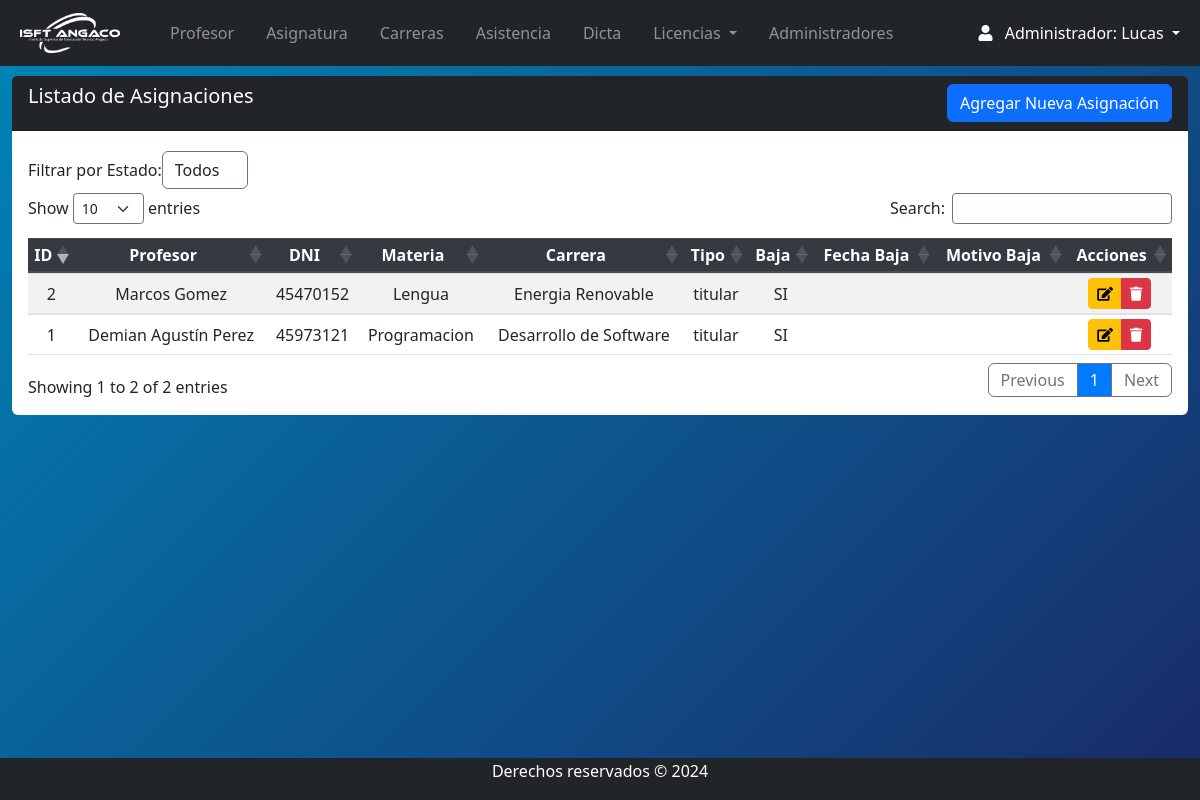
/Views/admin/dicta_index.php (signed in), run on the app's committed database.
### tables this page shows
CREATE TABLE `dicta` (
  `id` int(11) NOT NULL,
  `usuario_id` int(11) DEFAULT NULL,
  `FKmateria` int(11) DEFAULT NULL,
  `tipo` enum('titular','interino','suplente') NOT NULL,
  `Baja` enum('SI','NO') NOT NULL,
  `Fecha_baja` date DEFAULT NULL,
  `motivo_baja` varchar(255) DEFAULT NULL,
  `FK_carrera` int(11) DEFAULT NULL,
  `etapa` varchar(15) NOT NULL
);

CREATE TABLE `usuarios` (
  `id_usuario` int(11) NOT NULL,
  `nombre` varchar(255) NOT NULL,
  `apellido` varchar(255) NOT NULL,
  `dni` varchar(20) NOT NULL,
  `celular` varchar(20) DEFAULT NULL,
  `correo` varchar(255) NOT NULL,
  `password` varchar(255) DEFAULT NULL,
  `direccion` text DEFAULT NULL,
  `foto` varchar(255) DEFAULT NULL,
  `cv` varchar(255) DEFAULT NULL,
  `fechadeingreso` date NOT NULL,
  `fechadebaja` date DEFAULT NULL,
  `etapa` enum('Activo','Inactivo') NOT NULL DEFAULT 'Activo',
  `id_rol` int(11) DEFAULT NULL
);

CREATE TABLE `asignaturas` (
  `id` int(11) NOT NULL,
  `nombre` varchar(255) NOT NULL,
  `cantidaddehoras` int(11) NOT NULL,
  `FK_carrera` int(11) NOT NULL,
  `etapa` enum('Activo','Inactivo') DEFAULT 'Activo'
);

CREATE TABLE `carreras` (
  `id` int(11) NOT NULL,
  `nombre` varchar(255) NOT NULL,
  `descripcion` varchar(255) NOT NULL,
  `etapa` varchar(15) NOT NULL
);

### Views/admin/dicta_index.php (the view, shortened to what this page needs)
<?php
include("../../conn/connection.php");
include("navbar.php");
$db->setAttribute(PDO::ATTR_ERRMODE, PDO::ERRMODE_EXCEPTION);
$etapa = isset($_GET['etapa']) ? $_GET['etapa'] : 'Todos';
$sql = "SELECT d.id, CONCAT(u.nombre, ' ', u.apellido) AS nombre_profesor, u.dni AS dni_profesor, m.nombre AS nombre_materia, c.nombre AS nombre_carrera, d.tipo, d.Baja, d.Fecha_baja, d.motivo_baja, d.etapa
        FROM dicta d
        INNER JOIN usuarios u ON d.usuario_id = u.id_usuario
        INNER JOIN asignaturas m ON d.FKmateria = m.id
        INNER JOIN carreras c ON d.FK_carrera = c.id";
$sql .= " ORDER BY d.id DESC";
$stmt = $db->prepare($sql);
try {
    $stmt->execute();
    $resultado = $stmt->fetchAll(PDO::FETCH_ASSOC);
} catch (PDOException $e) {
    echo "Error en la consulta: " . $e->getMessage();
    exit;
}
?>
<section class="content mt-3">
    <div class="row m-auto">
        <div class="col-sm">
            <div class="card rounded-2 border-0">
                <div class="card-header bg-dark text-white pb-0">
                    <h5 class="d-inline-block">Listado de Asignaciones</h5>
                    <a class="btn btn-primary float-right mb-2" href="dicta_crea.php">Agregar Nueva Asignación</a>
                </div>
                <div class="card-body table-responsive">
                    <form method="get" action="dicta_index.php" class="form-inline justify-content-start my-1">
                        <div class="form-group">
                            <label for="etapa" class="label label-default">Filtrar por Estado: </label>
                            <select name="etapa" id="etapa" class="form-control" onchange="this.form.submit()">
                                <option value="Todos" <?php echo ($etapa === 'Todos') ? 'selected' : ''; ?>>Todos</option>
                            </select>
                        </div>
                    </form>
                    <?php if (empty($resultado)) : ?>
                        <div class="alert alert-info">No hay registros disponibles.</div>
                    <?php else : ?>
                        <table id="example" class="table table-striped table-sm" style="width:100%">
                            <thead class="thead-dark">
                                <tr>
                                    <th>ID</th>
                                    <th>Profesor</th>
                                    <th>DNI</th>
                                    <th>Materia</th>
                                    <th>Carrera</th>
                                    <th>Tipo</th>
                                    <th>Baja</th>
                                    <th>Fecha Baja</th>
                                    <th>Motivo Baja</th>
                                    <th>Acciones</th>
                                </tr>
                            </thead>
                            <tbody>
                                <?php foreach ($resultado as $row) : ?>
                                    <tr>
                                        <td><?php echo htmlspecialchars($row['id']); ?></td>
                                        <td><?php echo htmlspecialchars($row['nombre_profesor']); ?></td>
                                        <td><?php echo htmlspecialchars($row['dni_profesor']); ?></td>
                                        <td><?php echo htmlspecialchars($row['nombre_materia']); ?></td>
                                        <td><?php echo htmlspecialchars($row['nombre_carrera']); ?></td>
                                        <td><?php echo htmlspecialchars($row['tipo']); ?></td>
                                        <td><?php echo htmlspecialchars($row['Baja']); ?></td>
                                        <td><?php echo htmlspecialchars($row['Fecha_baja']); ?></td>
                                        <td><?php echo htmlspecialchars($row['motivo_baja']); ?></td>
                                        <td>
                                            <div class="btn-group">
                                                <a href="dicta_edit.php?id=<?php echo htmlspecialchars($row['id']); ?>" class="btn btn-warning btn-sm"><i class="fas fa-edit"></i></a>
                                                <?php if ($row['etapa'] === 'Inactivo') : ?>
                                                    <button class="btn btn-danger btn-sm" disabled><i class="fas fa-trash"></i></button>
                                                <?php else : ?>
                                                    <button class="btn btn-danger btn-sm" onclick="showBajaModal('<?php echo htmlspecialchars($row['id']); ?>')"><i class="fas fa-trash"></i></button>
                                                <?php endif; ?>
                                            </div>
                                        </td>
                                    </tr>
                                <?php endforeach; ?>
                            </tbody>
                        </table>
                    <?php endif; ?>
                </div>
            </div>
        </div>
    </div>
</section>
<?php require("footer.php"); ?>

### Views/admin/navbar.php (shortened to what this page needs)
<!DOCTYPE html>
<html lang="es">
<head>
  <link rel="stylesheet" href="https://use.fontawesome.com/releases/v5.8.2/css/all.css">
  <link rel="stylesheet" href="../../css/style.css">
  <link href="https://cdn.jsdelivr.net/npm/bootstrap@5.3.2/dist/css/bootstrap.min.css" rel="stylesheet">
  <link rel="stylesheet" href="https://maxcdn.bootstrapcdn.com/bootstrap/4.5.2/css/bootstrap.min.css">
  <link rel="stylesheet" href="https://cdnjs.cloudflare.com/ajax/libs/twitter-bootstrap/5.3.0/css/bootstrap.min.css">
  <link rel="stylesheet" href="https://cdn.datatables.net/1.13.7/css/dataTables.bootstrap5.min.css">
  <link rel="stylesheet" type="text/css" href="https://cdn.datatables.net/1.13.1/css/dataTables.bootstrap5.min.css" />
  <link rel="stylesheet" type="text/css" href="https://cdn.datatables.net/buttons/2.3.3/css/buttons.bootstrap5.min.css" />
  <link rel="stylesheet" href="https://cdn.jsdelivr.net/npm/bootstrap@5.3.0-alpha1/dist/css/bootstrap.min.css" />
  <link rel="stylesheet" href="https://cdnjs.cloudflare.com/ajax/libs/font-awesome/6.2.1/css/all.min.css" />
  <link rel="stylesheet" href="https://cdnjs.cloudflare.com/ajax/libs/font-awesome/5.15.4/css/all.min.css">
</head>
<body>
  <div style="height:60px">
    <nav class="navbar navbar-expand-lg navbar-dark bg-dark fixed-top">
      <div class="container-fluid ml-2 ">
        <a href="index.php" class="navbar-brand mb-0 pr-3 ">
          <img class="d-line-block align-top " src="../../img/LOGO3.png" width="100px" style="margin-right:10px">
        </a>
        <div class="collapse navbar-collapse d-flex" id="navbarNav">
          <ul class="navbar-nav mr-auto flex-grow-1 bd-highlight">
            <div class="collapse navbar-collapse " id="navbarNav">
              <ul class="navbar-nav mr-auto ">
            <li class="nav-item  pr-3">
              <a class="nav-link " href="profe_index.php">Profesor </a>
            </li>
            <li class="nav-item  pr-3">
              <a class="nav-link " href="materia_index.php">Asignatura </a>
            </li>
            <li class="nav-item  pr-3">
              <a class="nav-link " href="carrera_index.php">Carreras</a>
            </li>
             <li class="nav-item  pr-3">
              <a class="nav-link " href="asistencia_index.php">Asistencia</a>
            </li>
            <li class="nav-item  pr-3">
              <a class="nav-link" href="dicta_index.php">Dicta</a>
            </li>
            <li class="nav-item dropdown pr-3">
              <a class="nav-link dropdown-toggle  " href="#" role="button" data-bs-toggle="dropdown" aria-expanded="false">
              Licencias
              </a>
            </li>
            <li class="nav-item  pr-3">
              <a class="nav-link" href="admin_index.php">Administradores</a>
            </li>
          </ul>
          <form class="form-inline d-flex justify-content-end">
            <div class="collapse navbar-collapse" id="navbarNav">
              <ul class="navbar-nav">
                <li class="nav-item dropdown">
                  <a class="nav-link dropdown-toggle active" href="#" role="button" data-bs-toggle="dropdown" aria-expanded="false">
                    <i class="fas fa-user pr-2"></i>
                    Administrador:
                    <?php if (isset($_SESSION['nombre']) ) : ?>
                    <?php echo $_SESSION['nombre'] ; ?>
                    <?php endif; ?>
                    </a>
              </li>
            </div>
            </ul>
        </div>
      </div>
    </nav>
  </div>

### Views/admin/footer.php (shortened to what this page needs)
        <br/><br/>
        <footer class="text-white bg-dark">
                <p>Derechos reservados &copy; 2024</p>
        </footer>
    </body>
</html>

### css/style.css (style rules this page uses)
body { position: relative; padding-bottom: 10px; min-height: 100vh; }
select { border-style: solid !important; border-color: #6c757d !important; border-width: 1px !important; }
th, td { text-align: center !important; vertical-align: middle !important; }

### Views/admin/navbar.php (style rules this page uses)
body { background: linear-gradient(135deg,#0085b7, #192a68); }

### Views/admin/footer.php (style rules this page uses)
footer { background: #1b1e21; width: 100%; padding: 1px; position: absolute; bottom:0; }
footer p { text-align: center; }

### data on the page
dicta: id "2", nombre_profesor "Marcos Gomez", usuario.dni "45470152", FKmateria.nombre "Lengua", FK_carrera.nombre "Energia Renovable", tipo "titular", Baja "SI"
dicta: id "1", nombre_profesor "Demian Agustín Perez", usuario.dni "45973121", FKmateria.nombre "Programacion", FK_carrera.nombre "Desarrollo de Software", tipo "titular", Baja "SI"

### other printed values
$_SESSION['nombre'] "Lucas"
